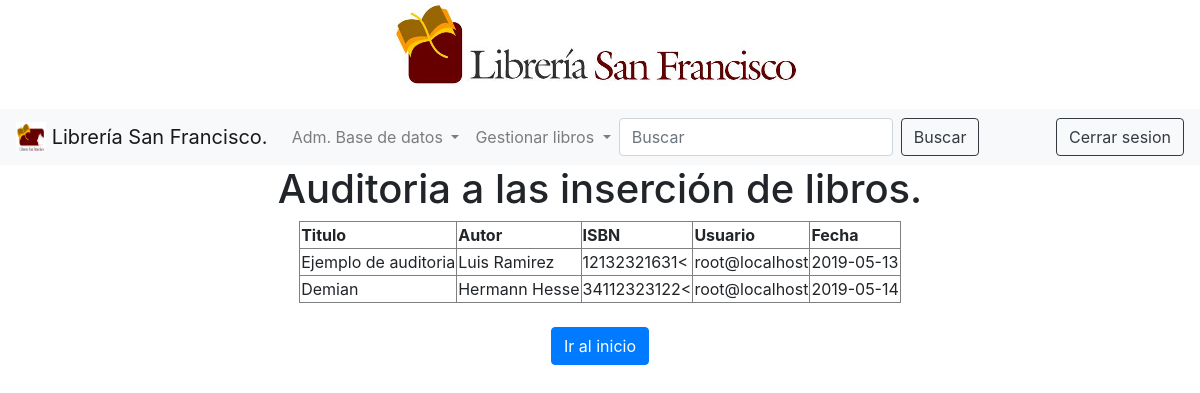
Page /auditoria.php (signed in) on the committed database.
### tables this page shows
CREATE TABLE `tabla_auditoria` (
  `is_auditoria` int(11) NOT NULL,
  `titulo_copia` varchar(100) NOT NULL,
  `autor_copia` varchar(50) NOT NULL,
  `isbn_copia` varchar(50) NOT NULL,
  `usuario` varchar(50) NOT NULL,
  `fecha` date NOT NULL
);

### auditoria.php (the view, shortened to what this page needs)
<?php
require 'conexion.php';
$sql = "SELECT * FROM tabla_auditoria";
$resultado = $conexion->query($sql);
?>
<!DOCTYPE html>
<html>
<head>
</head>
<body>
	<?php include 'navbar.php'; ?>
	<div class="container" style="margin:auto;">
                <center>
                <h1>Auditoria a las inserción de libros.</h1>
                    <center>
                    <table border="1">
                        <thead>
                            <tr>
                                <th scope="col">Titulo</th>
                                <th scope="col">Autor</th>
                                <th scope="col">ISBN</th>
                                <th scope="col">Usuario</th>
                                <th scope="col">Fecha</th>
                        </thead>
                        <?php while($row = $resultado->fetch_assoc()):?>
                        <?php
                        	$tirulo_copia = $row["titulo_copia"];
                            $autor_copia= $row["autor_copia"];
                            $isbn_copia = $row["isbn_copia"];
                            $usuario= $row["usuario"];
                            $fecha = $row["fecha"];
                        ?>
                        <tbody>
                            <tr>
                                <td scope="row"><?php echo $tirulo_copia ?></td>
                                <td><?php echo $autor_copia ?></td>
                                <td><?php echo $isbn_copia ?><
                                <td><?php echo $usuario ?></td>
                                <td><?php echo $fecha ?></td>
                            </tr>
                            <?php endwhile; ?>
                        </tbody>
                    </table>
                    </center>
                    <br>
                <form action="index.php">
                    <button type="submit" class="btn btn-primary" name="send">Ir al inicio</button>
                </form>
                </center>
            </div>
</body>
</html>

### rows in the picture
tabla_auditoria: titulo_copia "Ejemplo de auditoria", autor_copia "Luis Ramirez", isbn_copia "12132321631", usuario "root@localhost", fecha "2019-05-13"
tabla_auditoria: titulo_copia "Demian", autor_copia "Hermann Hesse", isbn_copia "34112323122", usuario "root@localhost", fecha "2019-05-14"
